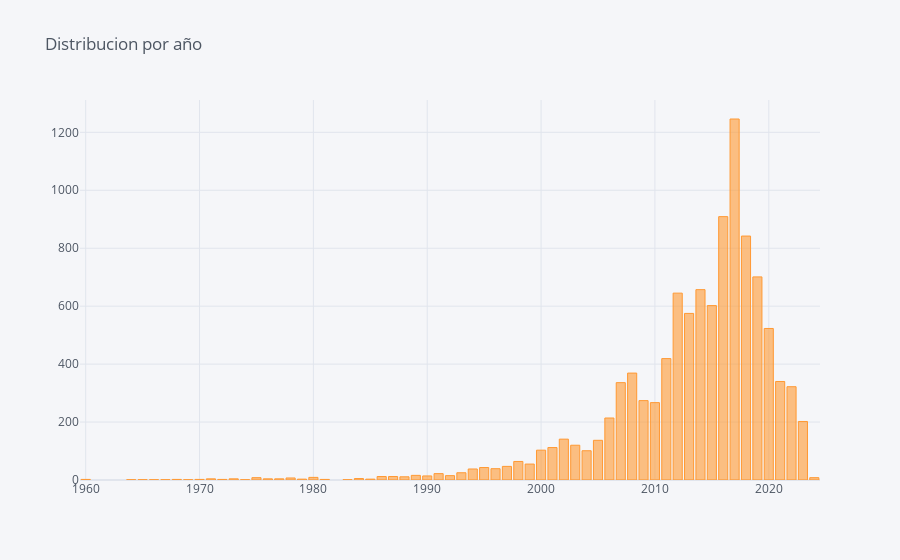

Notebook code cell kept with this figure:
### Markdown cell above
### Visualizacion de Datos

### Code cell
dft=df.groupby(['year']).marca.count()
dft.iplot(kind='bar',title='Distribucion por año')

### Figure 1 — Plotly figure (JSON) as saved in the notebook; plotly's stock layout.template omitted (floating-point values rounded to 4 significant figures)
{"data": [{"marker": {"color": "rgba(255, 153, 51, 0.6)", "line": {"color": "rgba(255, 153, 51, 1.0)", "width": 1}}, "name": "marca", "orientation": "v", "text": "", "type": "bar", "x": [1960, 1964, 1965, 1966, 1967, 1968, 1969, 1970, 1971, 1972, 1973, 1974, 1975, 1976, 1977, 1978, 1979, 1980, 1981, 1983, 1984, 1985, 1986, 1987, 1988, 1989, 1990, 1991, 1992, 1993, 1994, 1995, 1996, 1997, 1998, 1999, 2000, 2001, 2002, 2003, 2004, 2005, 2006, 2007, 2008, 2009, 2010, 2011, 2012, 2013, 2014, 2015, 2016, 2017, 2018, 2019, 2020, 2021, 2022, 2023, 2024], "y": [2, 1, 1, 1, 1, 2, 1, 2, 4, 2, 4, 1, 8, 4, 4, 7, 3, 9, 2, 1, 5, 3, 12, 12, 11, 16, 14, 22, 15, 25, 38, 43, 39, 47, 64, 55, 103, 112, 141, 120, 101, 137, 214, 336, 369, 274, 267, 419, 645, 575, 657, 602, 909, 1246, 842, 701, 523, 340, 322, 202, 8]}], "layout": {"autosize": true, "legend": {"bgcolor": "#F5F6F9", "font": {"color": "#4D5663"}}, "paper_bgcolor": "#F5F6F9", "plot_bgcolor": "#F5F6F9", "title": {"font": {"color": "#4D5663"}, "text": "Distribucion por año"}, "xaxis": {"autorange": true, "gridcolor": "#E1E5ED", "range": [1960.0, 2024.0], "showgrid": true, "tickfont": {"color": "#4D5663"}, "title": {"font": {"color": "#4D5663"}, "text": ""}, "type": "linear", "zerolinecolor": "#E1E5ED"}, "yaxis": {"autorange": true, "gridcolor": "#E1E5ED", "range": [0, 1312.0], "showgrid": true, "tickfont": {"color": "#4D5663"}, "title": {"font": {"color": "#4D5663"}, "text": ""}, "type": "linear", "zerolinecolor": "#E1E5ED"}}}
